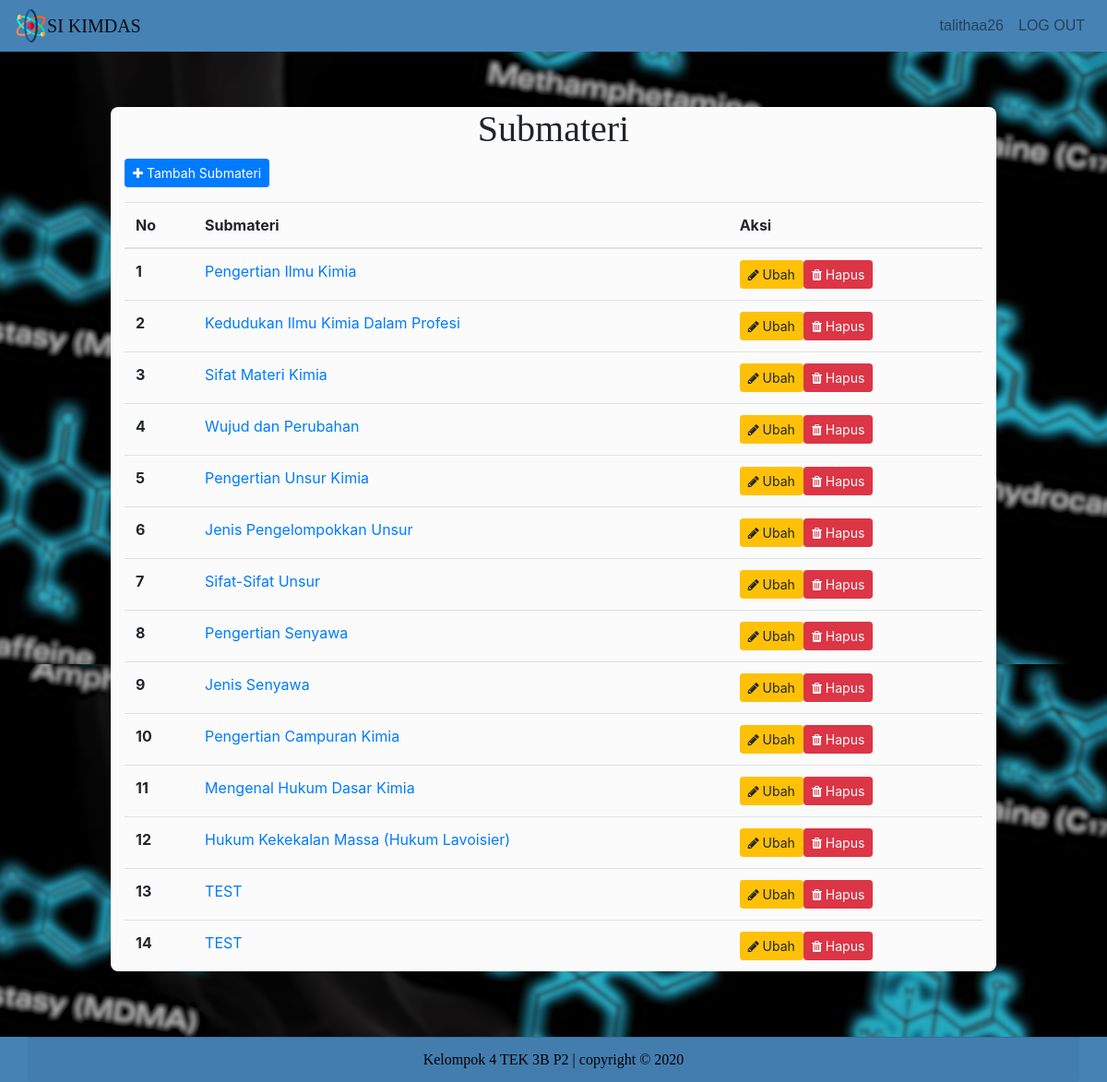
Before: /CUD_Submateri.php (signed in) with the older database file.
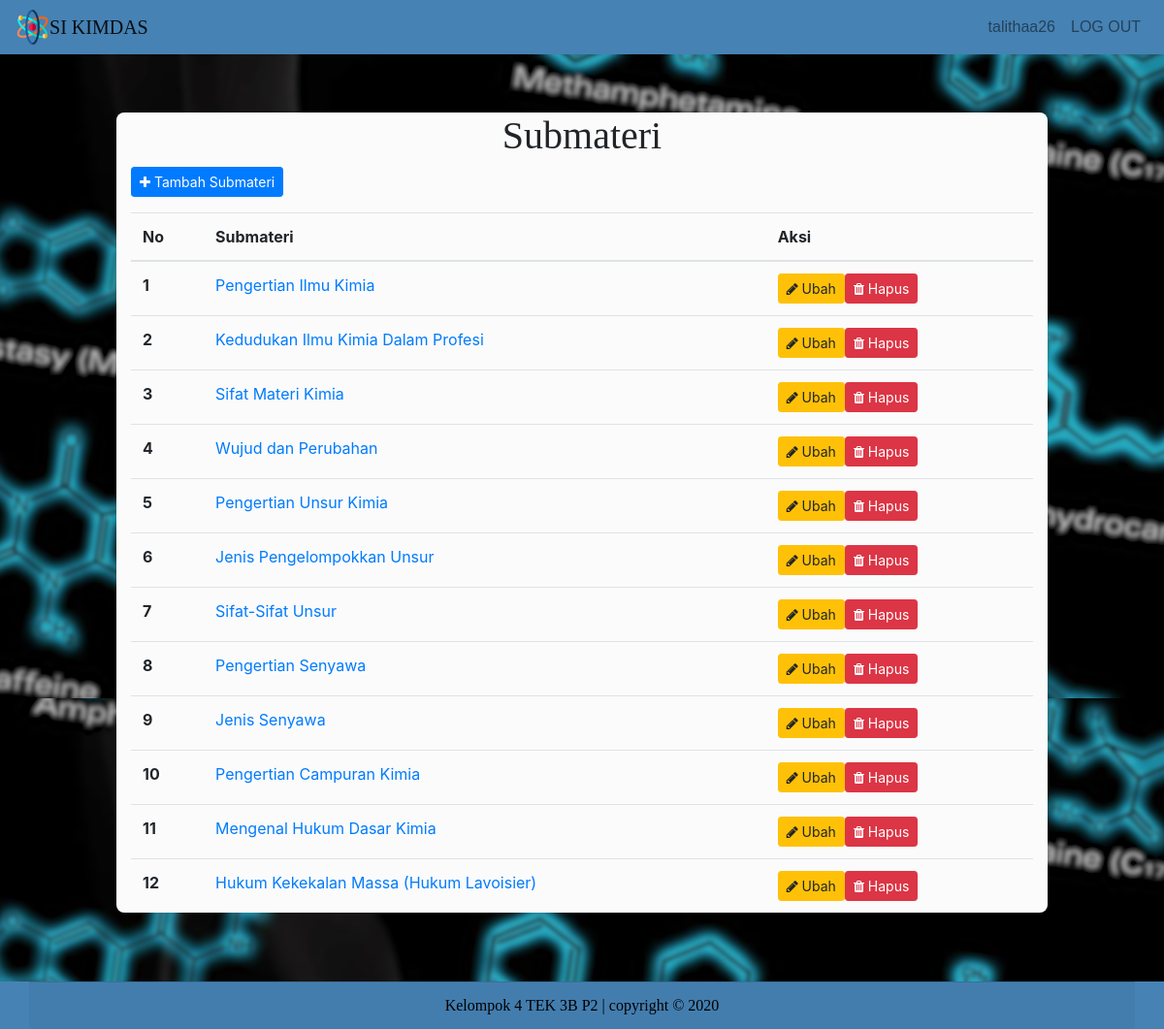
After: the same page with the newer database file.
### tables this page shows
CREATE TABLE `submateri` (
  `kode_submateri` varchar(6) NOT NULL,
  `nama_submateri` text NOT NULL,
  `isi_submateri` longtext NOT NULL,
  `gbr_submateri` blob DEFAULT NULL,
  `kode_materi` varchar(3) NOT NULL,
  `id_admin` varchar(20) NOT NULL
);

### CUD_Submateri.php (the view, shortened to what this page needs)
<?php
   include 'koneksi.php';
?>
<!doctype html>
<html lang="en">
<head>
    <link rel="stylesheet" href="https://cdn.jsdelivr.net/npm/bootstrap@4.5.3/dist/css/bootstrap.min.css">
    <link rel="stylesheet" href="https://stackpath.bootstrapcdn.com/font-awesome/4.7.0/css/font-awesome.min.css">
    <link rel="stylesheet" href="https://maxcdn.bootstrapcdn.com/font-awesome/4.5.0/css/font-awesome.min.css" />
</head>
  <body background = "assets/img/bg1.png">
  <nav class="navbar navbar-expand-lg navbar-light" style="background-color : #4682B4">
  	<img style="width: 3%; color:white;" src="assets/img/atom.png">
  <a class="navbar-brand" href="Beranda.php" style="font-family:impact;">SI KIMDAS</a>
  <div class="collapse navbar-collapse" id="navbarTogglerDemo02" style="font-family:arial;">
      <div class="navbar-nav ml-auto">
        <a class="nav-link" href="Kelola_Profil_Admin.php" tabindex="-1" aria-disabled="true"><?php echo $_SESSION['adminn']?></a>
      </div>
      <div class="navbar-nav">
        <a class="nav-link" href="Logout_Admin.php" tabindex="-1" aria-disabled="true">LOG OUT</a>
      </div>
  </div>
</nav>
<div class="content">
  <div class="container">
    <h1 class="judul">Submateri</h1>
  </div>
  <div class="container">
    <p>
      <a href="Create_Submateri.php" class="btn btn-primary btn-sm">
        <i class="fa fa-plus"></i> Tambah Submateri
      </a>
    </p>
    <table class="table">
  <thead>
    <tr>
      <th scope="col">No</th>
      <th scope="col">Submateri</th>
      <th scope="col">Aksi</th>
    </tr>
  </thead>
  <tbody>
<?php
  $no = 1;
  $query = "SELECT * FROM submateri";
  $result = mysqli_query($kon, $query);
  while($data=mysqli_fetch_assoc($result)){
  $temp = $data['kode_submateri'];
  echo "<tr>";
  echo "<th scope=\"row\">".$no++."</th>";
  echo "<td><a href=\"Penjelasan_Admin.php?id=$temp\">".$data['nama_submateri']."</a></td>";
  echo "<td>";
  echo "<a href='Update_Submateri.php?id=".$data['kode_submateri']."' class=\"btn btn-warning btn-sm\">";
  echo "<i class=\"fa fa-pencil\"></i> Ubah";
  echo "</a>";
  echo "<a href='Delete_Submateri.php?id=".$data['kode_submateri']."' class=\"btn btn-danger btn-sm\">";
  echo "<i class=\"fa fa-trash\"></i> Hapus";
  echo "</a>";
  echo "</td>";
  echo "</tr>";
  }
  ?>
  </tbody>
</table>
  </div>
</div>
<div class="footer text-center text-black" style="font-family:impact;">
        <div class=" card-footer container">
        Kelompok 4 TEK 3B P2 | copyright &copy; 2020
        </div>
    </div>
  </body>
</html>

Changed rows visible on the page:
removed submateri: nama_submateri "TEST"
removed submateri: nama_submateri "TEST"
